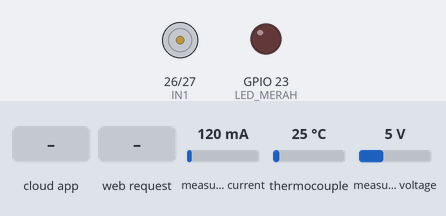
A sketch run on a simulated ESP32. On the bench: motor-driver pin pairs drawn as motors (green arrow = first pin HIGH = forward, orange = second pin HIGH = backward, longer = more drive, scaled by the enable pin), output pins drawn as LEDs (lit = HIGH). The inputs (shaded band) are chosen by the test bench; at power-on: measured current 120 mA, thermocouple 25 °C, measured voltage 5 V. WiFi joins after 1.5 s; servers stay silent unless stated; the Firebase database answers and starts empty; what the sketch prints to the serial monitor is not drawn.

Above: at 2.7 s.
2.8 s: measured current set to 376 mA
4.3 s: measured current set to 426 mA
At 5.8 s:
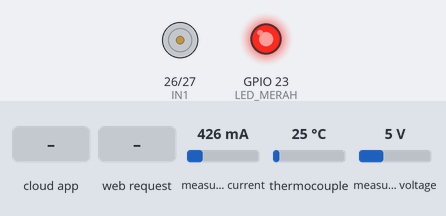
6.1 s: the phone or cloud app sets command to START
At 6.68 s:
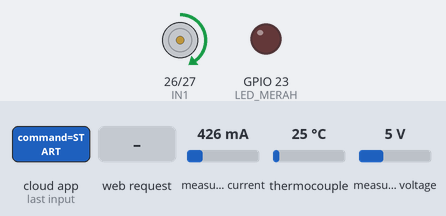
8.2 s: HTTP request GET /command?cmd=RESET received
At 9.0 s:
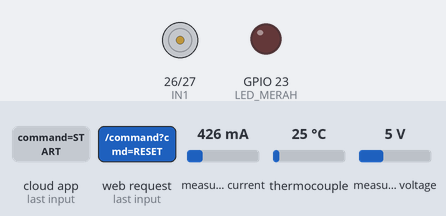
10.1 s: HTTP request GET /command?cmd=START received
At 11.9 s:
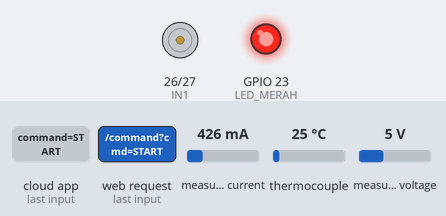
Timing chart, 0 to 13.4 s (numbered marks = the images above; inputs shaded):
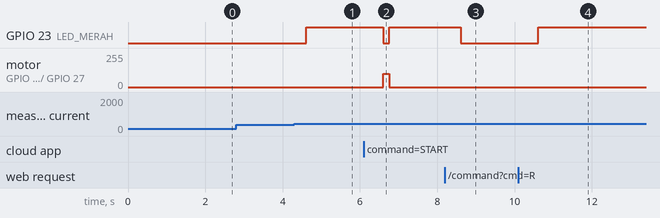

Measured:
- the behaviour switches between 399 and 400 mA on measured current (found by bisection; images 0 and 1)
- after the input at 2.8 s, every drawn part: stays the same
- after the input at 4.3 s, GPIO 23 (LED_MERAH): LOW → HIGH after 0.31 s
- after the input at 6.1 s, GPIO 23 (LED_MERAH): HIGH → LOW after 0.51 s, → HIGH 0.15 s later; motor on GPIO 26 (IN1) / GPIO 27 (IN2): stopped → forward 100/255 after 0.51 s, → stopped 0.15 s later
- after the input at 8.2 s, GPIO 23 (LED_MERAH): HIGH → LOW after 0.41 s
- after the input at 10.1 s, GPIO 23 (LED_MERAH): LOW → HIGH after 0.52 s

The sketch:

gulacerdas.ino
```cpp
#include <WiFi.h>
#include <WebServer.h>
#include <ArduinoJson.h>
#include <Wire.h>
#include <Adafruit_INA219.h>
#include "max6675.h"
#include <FirebaseESP32.h> // LIBRARY WAJIB: Install "Firebase ESP32 Client" by Mobizt

/* ================= KONFIGURASI FIREBASE & WIFI ================= */
#define FIREBASE_HOST "gulacerdas-default-rtdb.asia-southeast1.firebasedatabase.app" // Tanpa https://
#define FIREBASE_AUTH "ayaFAavrvxe2zQrRgBPKr9WoF6Ah6EMr1rxnz8z6"
const char* ssid     = "POCOEFSIK";
const char* password = "gambeteros";

/* ================= OBJEK FIREBASE ================= */
FirebaseData firebaseData;
FirebaseAuth auth;
FirebaseConfig config;
String pathData = "/monitoring";
String pathCmd  = "/control/command";

WebServer server(80);

/* ================= PIN ================= */
#define PIN_SCK   18
#define PIN_CS    5
#define PIN_SO    19
#define IN1       26
#define IN2       27
#define ENA       25
#define LED_MERAH 23

/* ================= SENSOR ================= */
Adafruit_INA219 ina219;
MAX6675 thermocouple(PIN_SCK, PIN_CS, PIN_SO);

/* ================= GLOBAL VARS ================= */
int pwmValue = 100;
bool motorSafe = true;
unsigned long lastFirebaseTime = 0; // Timer agar tidak spam firebase

/* ================= FUNGSI MOTOR ================= */
void motorStart() {
  motorSafe = true;
  digitalWrite(LED_MERAH, LOW);
  digitalWrite(IN1, HIGH);
  digitalWrite(IN2, LOW);
  ledcWrite(0, pwmValue);
  Serial.println(">>> MOTOR START");
}

void motorStop() {
  motorSafe = false;
  digitalWrite(LED_MERAH, HIGH);
  ledcWrite(0, 0);
  digitalWrite(IN1, LOW);
  digitalWrite(IN2, LOW);
  Serial.println(">>> MOTOR STOP");
}

void systemReset() {
  motorSafe = false;
  digitalWrite(LED_MERAH, LOW);
  ledcWrite(0, 0);
  digitalWrite(IN1, LOW);
  digitalWrite(IN2, LOW);
  Serial.println(">>> SISTEM RESET");
}

/* ================= CORS (WEB SERVER LOKAL TETAP JALAN) ================= */
void sendCORS() {
  server.sendHeader("Access-Control-Allow-Origin", "*");
  server.sendHeader("Access-Control-Allow-Methods", "GET, OPTIONS");
  server.sendHeader("Access-Control-Allow-Headers", "*");
}

/* ================= API DATA (LOKAL) ================= */
void handleData() {
  StaticJsonDocument<256> doc;
  float suhuC    = thermocouple.readCelsius();
  float power_mW = ina219.getPower_mW();

  doc["temp"]  = suhuC;
  doc["power"] = power_mW;
  doc["motor"] = motorSafe ? "ON" : "OFF";
  String json;
  serializeJson(doc, json);
  sendCORS();
  server.send(200, "application/json", json);
}

/* ================= API COMMAND (LOKAL) ================= */
void handleCommand() {
  sendCORS();
  if (!server.hasArg("cmd")) {
    server.send(400, "text/plain", "CMD missing");
    return;
  }
  String cmd = server.arg("cmd");

  if (cmd == "START") motorStart();
  else if (cmd == "STOP") motorStop();
  else if (cmd == "RESET") systemReset();

  server.send(200, "text/plain", "OK");
}

/* ================= FIREBASE SYNC ================= */
void handleFirebase(float suhu, float power) {
  // 1. KIRIM DATA KE FIREBASE (Setiap 2 detik agar tidak limit)
  if (millis() - lastFirebaseTime > 2000) {
    lastFirebaseTime = millis();

    // Kirim Suhu
    if(Firebase.setFloat(firebaseData, pathData + "/temp", suhu)) {
      // Serial.println("Firebase: Suhu Terkirim");
    }
    // Kirim Daya
    Firebase.setFloat(firebaseData, pathData + "/power", power);
    // Kirim Status Motor
    Firebase.setString(firebaseData, pathData + "/motor", motorSafe ? "ON" : "OFF");

    // 2. BACA COMMAND DARI FIREBASE
    // Kita cek path: /control/command
    if (Firebase.getString(firebaseData, pathCmd)) {
      String cmdCloud = firebaseData.stringData();

      // Jika ada command baru (bukan IDLE)
      if (cmdCloud != "IDLE") {
        Serial.print("FIREBASE CMD: "); Serial.println(cmdCloud);

        if (cmdCloud == "START") motorStart();
        else if (cmdCloud == "STOP") motorStop();
        else if (cmdCloud == "RESET") systemReset();

        // Kembalikan status di Firebase ke IDLE agar tidak dieksekusi berulang
        Firebase.setString(firebaseData, pathCmd, "IDLE");
      }
    }
  }
}

/* ================= SETUP ================= */
void setup() {
  Serial.begin(115200);

  // INA219
  if (!ina219.begin()) {
    Serial.println("Gagal mendeteksi INA219!");
    while (1);
  }

  // MOTOR
  pinMode(IN1, OUTPUT);
  pinMode(IN2, OUTPUT);
  pinMode(LED_MERAH, OUTPUT);
  digitalWrite(IN1, LOW);
  digitalWrite(IN2, LOW);
  digitalWrite(LED_MERAH, LOW);

  ledcSetup(0, 5000, 8);
  ledcAttachPin(ENA, 0);
  ledcWrite(0, 0);

  // WIFI
  WiFi.begin(ssid, password);
  Serial.print("Menghubungkan WiFi");
  while (WiFi.status() != WL_CONNECTED) {
    delay(500);
    Serial.print(".");
  }
  Serial.println("\nESP32 READY");
  Serial.print("IP Address: ");
  Serial.println(WiFi.localIP());

  // INIT FIREBASE
  config.host = FIREBASE_HOST;
  config.signer.tokens.legacy_token = FIREBASE_AUTH;
  Firebase.begin(&config, &auth);
  Firebase.reconnectWiFi(true);

  // INIT ROUTES WEB LOKAL
  server.on("/data", HTTP_GET, handleData);
  server.on("/command", HTTP_GET, handleCommand);
  server.on("/data", HTTP_OPTIONS, []() { sendCORS(); server.send(204); });
  server.on("/command", HTTP_OPTIONS, []() { sendCORS(); server.send(204); });
  server.begin();
}

/* ================= LOOP ================= */
void loop() {
  // Handle Web Server Lokal (Priority)
  server.handleClient();

  // Baca Sensor
  float suhuC    = thermocouple.readCelsius();
  float power_mW = ina219.getPower_mW();

  // Handle Firebase (Kirim & Terima Data Cloud)
  handleFirebase(suhuC, power_mW);

  // ⚠️ LOGIKA PENGAMAN (Safety Logic)

  // Alert Suhu (Print only)
  static unsigned long lastPrint = 0;
  if (suhuC >= 750 && millis() - lastPrint > 1000) {
    Serial.print("⚠️ ALERT: Suhu tinggi = "); Serial.println(suhuC);
    lastPrint = millis();
  }

  // Shutdown Daya Tinggi
  if (motorSafe && power_mW >= 2000) {
    motorStop();
    Serial.print("🚨 SHUTDOWN: Daya tinggi = "); Serial.println(power_mW);

    // Update status ke Firebase segera agar UI berubah
    Firebase.setString(firebaseData, pathData + "/motor", "OFF");
  }

  // CATATAN: delay(1000) dihapus diganti millis() di handleFirebase
  // agar Web Server tidak lemot.
}
```
